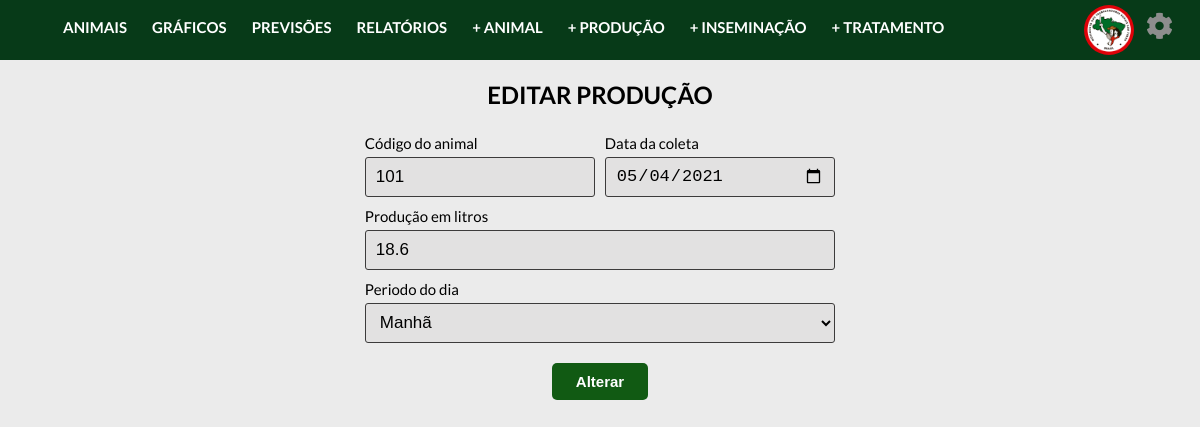
/controller/producaoController.php?acao=altera&codProducao=2, run on the app's committed database.
### tables this page shows
create table producao(
  codProducao INTEGER AUTO_INCREMENT PRIMARY KEY,
  codAnimal INTEGER NOT NULL,
  dtColeta DATE NOT NULL,
  litros FLOAT NOT NULL,
  periodoDia VARCHAR(8) NOT NULL,
  FOREIGN KEY (codAnimal) REFERENCES animal(codAnimal)
);

### controller/classes/Conexao.php (called while the page is built)
<?php
    class Conexao{
        public static $conexao;
        public static function conecta(){
            if(!isset(self::$conexao)){
                try{
                    self::$conexao = new PDO("mysql:host=localhost; dbname=projetointegrado", "admcooptar", "12345");
                }
                catch(PDOException $e){
                    echo "Erro de conexão: ". $e->getMessage();
                    die();
                }
            }
            return self::$conexao;
        }
    }
?>

### controller/classes/ProducaoDAO.php (called while the page is built, shortened)
<?php
    require_once "Conexao.php";
    require_once "Producao.php";
    class ProducaoDAO{
        public $conexao;
        public function __construct(){
            $this->conexao = Conexao::conecta();
        }
        public function buscarAltera($codProducao){
            try{
                $query = $this->conexao->prepare("select * from producao where codProducao = :i");
                $query->bindParam(":i", $codProducao);
                $query->execute();
                $registros = $query->fetchAll(PDO::FETCH_CLASS, "Producao");
                return $registros[0];
            }
            catch(PDOException $e){
                echo "Erro no acesso aos dados: ". $e->getMessage();
            }
        }
    }
?>

### controller/classes/Producao.php (called while the page is built, shortened)
<?php
    class Producao{
        private $codAnimal;
        private $dtColeta;
        private $litros;
        private $periodoDia;
        public function getCodAnimal(){
            return $this->codAnimal;
        }
        public function getDtColeta(){
            return $this->dtColeta;
        }
        public function getLitros(){
            return $this->litros;
        }
        public function getPeriodoDia(){
            return $this->periodoDia;
        }
    }
?>

### controller/views/alteraProducao.php (the view, shortened to what this page needs)
<main>
  <?php
  $codAnimal = isset($_POST['field_codAnimal']) ? $_POST['field_codAnimal'] : $producao->getCodAnimal();
  $dtColeta = isset($_POST['field_dtColeta']) ? $_POST['field_dtColeta'] : $producao->getDtColeta();
  $periodoDia = isset($_POST['field_periodoDia']) ? $_POST['field_periodoDia'] : $producao->getPeriodoDia();
  $litros = isset($_POST['field_litros']) ? $_POST['field_litros'] : $producao->getLitros();
?>
<?php require_once("../includes/header.php");?>
<form action="" class="container-historicos" method="post" enctype="multipart/form-data">
  <h2>EDITAR PRODUÇÃO</h2>
  <div class="div-metade">
    <label class="label-cadastra" for="id_codAnimal">Código do animal </label>
    <input type="number" name="field_codAnimal" id="id_codAnimal" value="<?=$codAnimal ?>" required>
  </div>
  <div class="div-metade">
    <label class="label-cadastra" for="id_dtColeta">Data da coleta </label>
    <input type="date" name="field_dtColeta" maxlength="100" id="id_dtColeta" value="<?=$dtColeta?>" required>
  </div>
  <div class="div-inteira">
    <label class="label-cadastra" for="id_litros">Produção em litros </label>
    <input type="number" step="0.01" name="field_litros" id="id_litros" value="<?=$litros?>" required>
  </div>
  <div class="div-inteira">
    <label class="label-cadastra" for="id_periodoDia">Periodo do dia </label>
    <select name="field_periodoDia" id="id_periodoDia" required >
      <option value="manha" value="<?=$periodoDia?>">Manhã</option>
    </select>
  </div>
    <button name="adiciona" class="button-form" type="submit">Alterar</button>
</form>

### css/style.css (style rules this page uses)
:root { --primary-color: #073a18; }
body { font-family: 'Lato', sans-serif; margin: 0; transition: transform 0.3s; background-color: #ebebeb; }
button, input[type='submit'] { border: 0; border-radius: 5px; color: #fff; cursor: pointer; padding: 8px 12px; }

### css/adicionar-animal.css (style rules this page uses)
.container-historicos { display: flex; flex-direction: row; justify-content: flex-start; flex-wrap: wrap; margin-left: 30%; width: 40%; }
input[type=date], input[type=text], input[type=file], select, input[type=number], input[type=password], input[type=checkbox] { background-color: #e2e1e1; width: 100%; padding: 6px 10px; margin: 5px 0 5px 0; display: inline-block; border: 1.8px solid #3c3b3b; box-sizing: border-box; border-radius: 3px; font-size: 17px; cursor: pointer; height: 40px; }
.label-cadastra { width: 100%; margin: 5px 0 0 0; display: block; box-sizing: border-box; font-size: 15px; }
.container-historicos h2 { width: 100%; text-align: center; }
.button-form { background-color: #115a13; color: white; padding: 10px; margin: 15px 0 0 40%; border: none; cursor: pointer; width: 20%; font-size: 15px; font-weight: bold; }
.div-metade { width: 48%; margin: 0 1% 0 1%; }
.div-inteira { width: 98%; margin: 0 1% 0 1%; }

### data on the page
producao: field_codAnimal "101", field_dtColeta "05/04/2021", field_litros "18.6"
